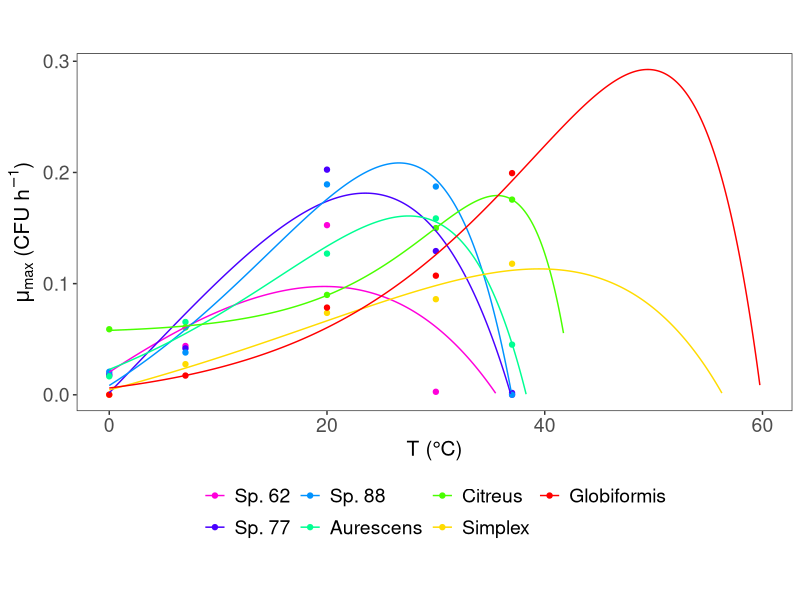

Write R code to recreate this figure.
require(ggplot2)
require(dplyr)
library(viridis)

#Load growth data and results
d = dplyr::tbl_df(read.csv('../Results/dat_secondary.csv',
                           stringsAsFactors = F))

fit_evals = dplyr::tbl_df(read.csv('../Results/fit_eval_secondary.csv', 
                                   stringsAsFactors = F))
d = d[order(d$Topt),] 
fit_evals = fit_evals[order(fit_evals$Topt),]

#Sort datframe according to values of Topt
#Get rid of elements less than 0
zero = which(fit_evals$mu_max < 0)
fit_evals = fit_evals[-zero,]

#plot
values = rep(rev(rainbow(7)),2)
breaks = rep(unique(fit_evals$Topt), 2)
labels = rep(c('Sp. 62', 'Sp. 77', 'Sp. 88','Aurescens',
               'Citreus', 'Simplex', 'Globiformis'), 2)
pdf('../Results/TCP.pdf')
p = ggplot(d, aes(x = d$Temp, y = d$mu_max, 
                  color = factor(d$Topt))) + 
  scale_color_manual(values = values, 
                     breaks = breaks, 
                     labels = labels)+
  geom_point()+
  
  theme_bw()+
  theme(aspect.ratio=0.5, #Square plot frame
        plot.title = element_text(size=16,face="bold"), #Title
        plot.subtitle = element_text(size = 15), #Increase size of subtitle
        panel.grid.major = element_blank(), #Get rid of grids
        panel.grid.minor = element_blank(),
        axis.title=element_text(size=15),#Increase size of axis title
        axis.text.x = element_text(size=14), #Increase size of ticks
        axis.text.y = element_text(size=14),
        legend.text=element_text(size=14), #Increase size of legend
        legend.position = 'bottom',
        legend.title = element_blank()) +
  labs(x = 'T (°C)',
       y = expression(paste(mu[max]," (CFU ", h^-1, ")")),
       fill = "")+
  
  geom_line(data = fit_evals, aes(x = fit_evals$Temp, y = fit_evals$mu_max,
                                  color = factor(fit_evals$Topt)) )#Add fitted lines
  
print(p)
dev.off()




